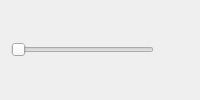
<?xml version="1.0" encoding="UTF-8"?>
<ui version="4.0">
 <class>Widget</class>
 
 <widget class="QWidget" name="toggleTools">   
    <property name="minimumSize">
        <size>
        <width>70</width>
        <height>100</height>
        </size>
    </property>
    <property name="maximumSize">
        <size>
        <width>450</width>
        <height>850</height>
        </size>
    </property> 
    <layout class="QGridLayout" name="toolGrid">
      <item row="0" column="0" colspan="5">
        <widget class="QSlider" name="BrushFadeSlider">
            <property name="orientation">
                <enum>Qt::Horizontal</enum>
            </property>
            <property name="maximum">
                <number>100</number>
            </property>
            <property name="tickInterval">
                <number>1</number>
            </property>
        </widget>
      </item>   
      <item row="1" column="0" colspan="6">
        <layout class="QGridLayout" name="toggleGrid">

        </layout>
      </item>   
    </layout> 
 </widget>
 <resources/>
 <connections/>
</ui>
